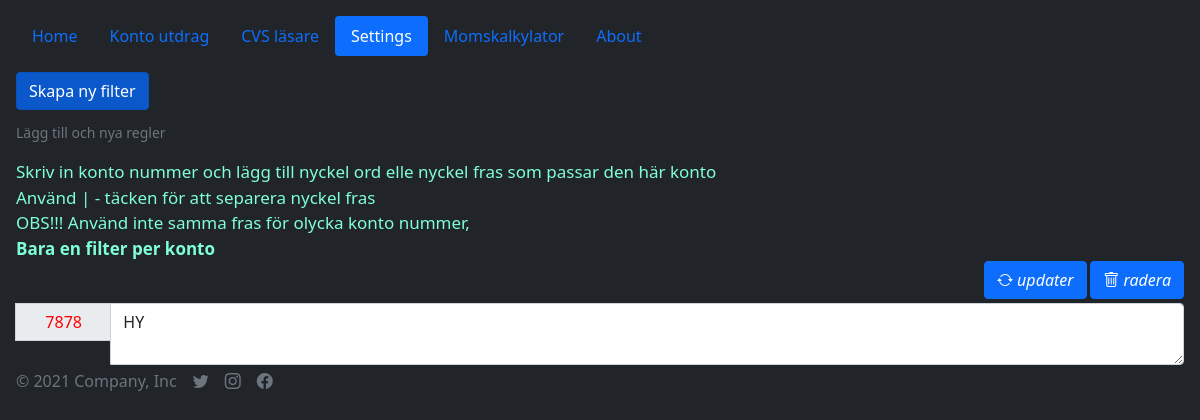
The app's page /settings, older data.
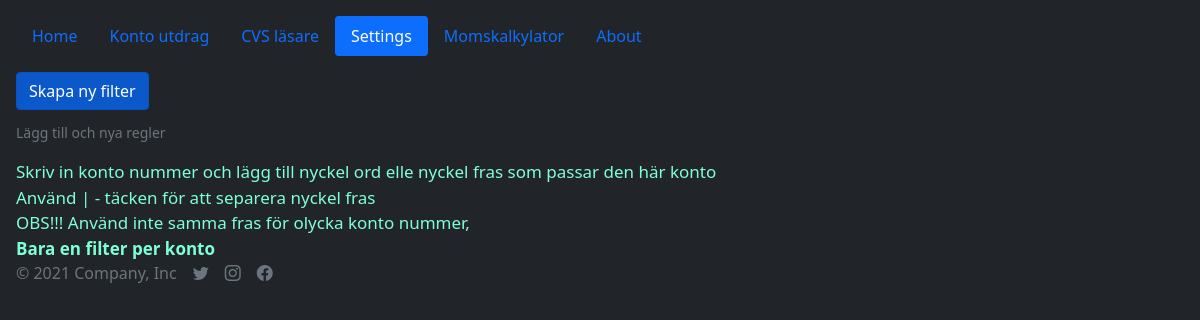
The same page, newer data.
### app/db/database_setup.py (models this page shows, shortened)
class Settings(Base):
    __tablename__ = 'settings'
    __tableargs__ = {'comment': 'Filter installningar'}
    quote_id = Column(Integer, nullable=False, unique=True, primary_key=True, autoincrement=True)
    konto = Column(Integer, default=datetime.utcnow(), comment='konto number', unique=True)
    filter = Column(Text, default=datetime.utcnow(), comment='name')

### app/app.py (the view)
@app.route('/settings', methods=['POST', 'GET'])
def show_settings():
    return settings.view_settings()

### app/templates/settings.html (shortened to what this page needs)
{% extends 'base.html' %}
{% block body %}
    <main class="mt-3">
        <div class="mb-3 justify-content-end">
            <a href="javascript:settings()" class="btn btn-primary active mb-2" aria-current="page">Skapa ny filter</a>
            <div id="label_for_huvudkonto" class="form-text">Lägg till och nya regler</div>
        </div>
        <div id="label_for_huvudkonto" class="form-text" style="color: aquamarine">
            <div id="label_for_huvudkonto" class="form-text" style="color: aquamarine; font-size: 17px">
                Skriv in konto nummer och lägg till nyckel ord elle nyckel fras som passar den här konto
                <br>Använd | - täcken för att separera nyckel fras
                <br>OBS!!! Använd inte samma fras för olycka konto nummer,
                <br><strong>Bara en filter per konto</strong>
            </div>
            {% if settings|length > 0 %}
                {% for setting in settings %}
                    <form method="post" id="settings" action="/settings/{{ setting.quote_id }}/edit/">
                        <div class="mb-1" style="text-align: right">
                            <button class="btn btn-primary" type="submit">
                                <i class="bi bi-arrow-repeat"> updater</i>
                            </button>
                            <a class="btn btn-primary" href="/settings/{{ setting.quote_id }}/delete/" role="button">
                                <i class="bi bi-trash"> radera </i>
                            </a>
                        </div>
                        <div class="input-group mb-1">
                            <input type="text"
                                   id="konto_n"
                                   class="input-group-text col-sm-1 justify-content-start"
                                   name="konto_n"
                                   style="height: 38px; color: red;"
                                   value={{ setting.konto }}>
                            <textarea id="filter_list" class="form-control col-lg justify-content-center"
                                      name="filter_list">{{ setting.filter }}
                        </textarea>
                        </div>
                    </form>
                {% endfor %}
            {% endif %}
        </div>
    </main>
{% endblock %}

Row changes from the older to the newer data that the page shows:
removed Settings: konto_n "7878", filter_list "HY"
